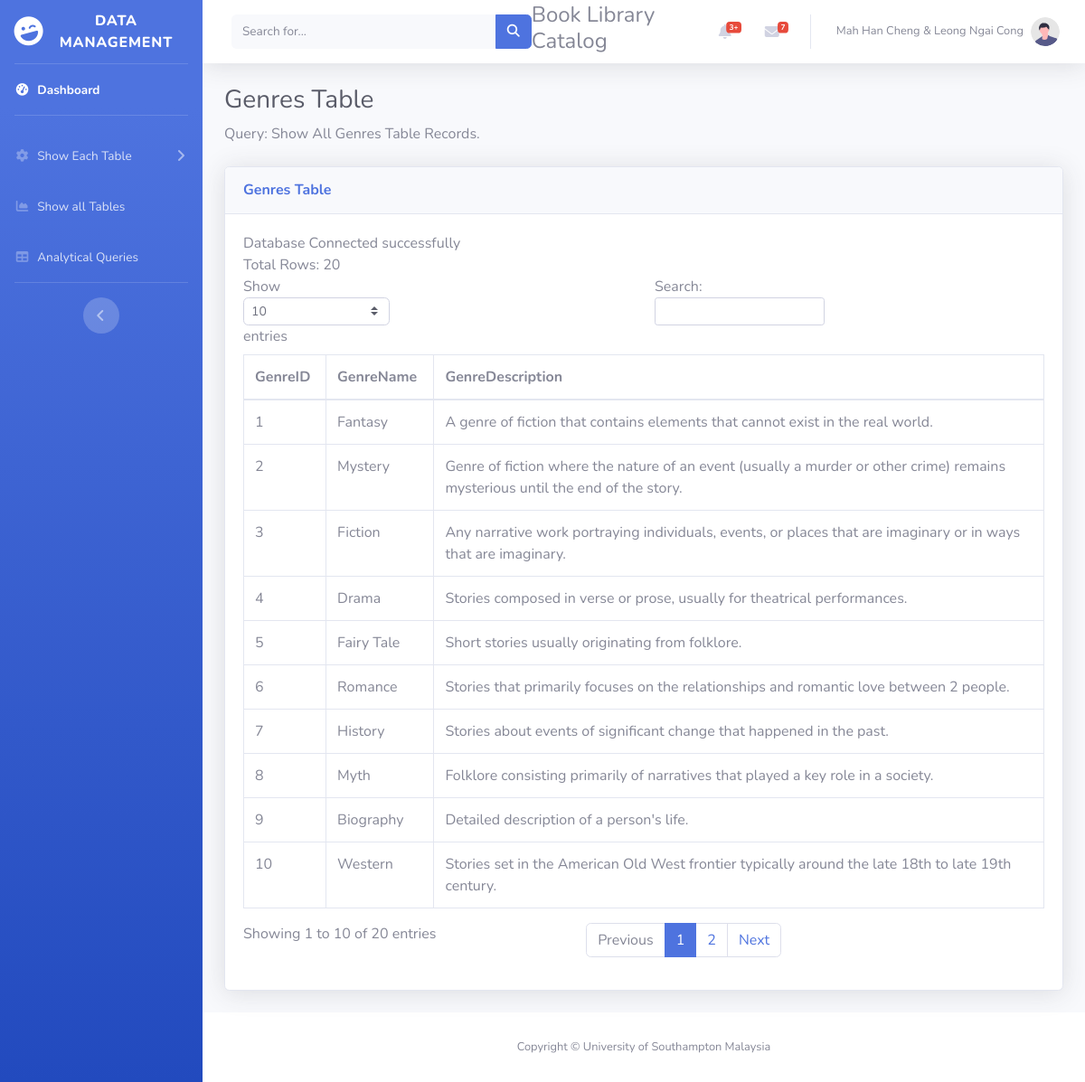
Page /GenreTable.php on the committed database.
### tables this page shows
CREATE TABLE `genre` (
  `GenreID` int(11) PRIMARY KEY AUTO_INCREMENT NOT NULL,
  `GenreName` varchar(255) NOT NULL,
  `GenreDescription` varchar(255) DEFAULT NULL

);

### GenreTable.php (the view, shortened to what this page needs)
<?php
    include 'db_connect.php';
    include 'sideBarMenu.php';
?>
                <div class="container-fluid">
                    <h1 class="h3 mb-2 text-gray-800">Genres Table</h1>
                    <p class="mb-4">Query: Show All Genres Table Records.
                        </p>
                    <div class="card shadow mb-4">
                        <div class="card-header py-3">
                            <h6 class="m-0 font-weight-bold text-primary">Genres Table</h6>
                        </div>
                       <div class="card-body">
                            <div class="table-responsive">
                                <table class="table table-bordered" id="dataTable" width="100%" cellspacing="0">
                                <thead>
                                        <tr>
                                            <th>GenreID</th>
                                            <th>GenreName</th>
                                            <th>GenreDescription</th>
                                        </tr>
                                    </thead>
                                    <tbody>
                                <?php
                                    $conn = mysqli_connect($servername, $username, $password, $dbname);
                                    $sql = "SELECT * FROM genre";
                                    $result = mysqli_query($conn, $sql);
                                    echo "<br> Total Rows: " . mysqli_num_rows($result);
                                    if (mysqli_num_rows($result) > 0) {
                                    while($row = mysqli_fetch_assoc($result)) {
                                        echo "<tr>";
                                                    echo "<td>".$row["GenreID"]  ."</td>";
                                                    echo "<td>".$row["GenreName"]  ."</td>";
                                                    echo "<td>".$row['GenreDescription']. "</td>";
                                                    echo "</tr>";
                                    }
                                    } else {
                                    echo "0 results";
                                    }
                                 ?>
                                    </tbody>
                                </table>
                            </div>
                        </div>
                    </div>
                </div>
<?php
include 'footer.php';
?>

### sideBarMenu.php (shortened to what this page needs)
<!DOCTYPE html>
<html lang="en">
<head>
    <link href="https://cdnjs.cloudflare.com/ajax/libs/font-awesome/6.6.0/css/all.min.css" rel="stylesheet" type="text/css">
    <link href="css/sb-admin-2.min.css" rel="stylesheet">
</head>
<body id="page-top">
    <div id="wrapper">
        <ul class="navbar-nav bg-gradient-primary sidebar sidebar-dark accordion" id="accordionSidebar">
            <a class="sidebar-brand d-flex align-items-center justify-content-center" href="index.php">
                <div class="sidebar-brand-icon rotate-n-15">
                    <i class="fas fa-laugh-wink"></i>
                </div>
                <div class="sidebar-brand-text mx-3">Data Management</div>
            </a>
            <hr class="sidebar-divider my-0">
            <li class="nav-item active">
                <a class="nav-link" href="index.php">
                    <i class="fas fa-fw fa-tachometer-alt"></i>
                    <span>Dashboard</span></a>
            </li>
            <hr class="sidebar-divider">
            <li class="nav-item">
                <a class="nav-link collapsed" href="#" data-toggle="collapse" data-target="#collapseTwo"
                    aria-expanded="true" aria-controls="collapseTwo">
                    <i class="fas fa-fw fa-cog"></i>
                    <span>Show Each Table</span>
                </a>
            </li>
             <li class="nav-item">
                <a class="nav-link" href="showAllTables.php">
                    <i class="fas fa-fw fa-chart-area"></i>
                    <span>Show all Tables</span></a>
            </li>
             <li class="nav-item">
                <a class="nav-link" href="AnalyticalQuery.php">
                    <i class="fas fa-fw fa-table"></i>
                    <span>Analytical Queries </span></a>
            </li>
            <hr class="sidebar-divider d-none d-md-block">
            <div class="text-center d-none d-md-inline">
                <button class="rounded-circle border-0" id="sidebarToggle"></button>
            </div>
        </ul>
        <div id="content-wrapper" class="d-flex flex-column">
            <div id="content">
                <nav class="navbar navbar-expand navbar-light bg-white topbar mb-4 static-top shadow">
                    <form
                        class="d-none d-sm-inline-block form-inline mr-auto ml-md-3 my-2 my-md-0 mw-100 navbar-search">
                        <div class="input-group">
                            <input type="text" class="form-control bg-light border-0 small" placeholder="Search for..."
                                aria-label="Search" aria-describedby="basic-addon2">
                            <div class="input-group-append">
                                <button class="btn btn-primary" type="button">
                                    <i class="fas fa-search fa-sm"></i>
                                </button>
                            </div>
                        </div>
                    </form>
                    <h4>Book Library Catalog</h4>
                    <ul class="navbar-nav ml-auto">
                        <li class="nav-item dropdown no-arrow mx-1">
                            <a class="nav-link dropdown-toggle" href="#" id="alertsDropdown" role="button"
                                data-toggle="dropdown" aria-haspopup="true" aria-expanded="false">
                                <i class="fas fa-bell fa-fw"></i>
                                <span class="badge badge-danger badge-counter">3+</span>
                            </a>
                        </li>
                        <li class="nav-item dropdown no-arrow mx-1">
                            <a class="nav-link dropdown-toggle" href="#" id="messagesDropdown" role="button"
                                data-toggle="dropdown" aria-haspopup="true" aria-expanded="false">
                                <i class="fas fa-envelope fa-fw"></i>
                                <span class="badge badge-danger badge-counter">7</span>
                            </a>
                        </li>
                        <li class="nav-item dropdown no-arrow">
                            <a class="nav-link dropdown-toggle" href="#" id="userDropdown" role="button"
                                data-toggle="dropdown" aria-haspopup="true" aria-expanded="false">
                                <span class="mr-2 d-none d-lg-inline text-gray-600 small">Mah Han Cheng & Leong Ngai Cong</span>
                                <img class="img-profile rounded-circle"
                                    src="img/undraw_profile.svg">
                            </a>
                        </li>
                    </ul>
                </nav>

### footer.php (shortened to what this page needs)
            <footer class="sticky-footer bg-white">
                <div class="container my-auto">
                    <div class="copyright text-center my-auto">
                        <span>Copyright &copy; University of Southampton Malaysia</span>
                    </div>
                </div>
            </footer>
        </div>
    </div>
</body>
</html>

### rows in the picture
genre: GenreID "1", GenreName "Fantasy", GenreDescription "A genre of fiction that contains elements that cannot exist in the real world."
genre: GenreID "2", GenreName "Mystery", GenreDescription "Genre of fiction where the nature of an event (usually a murder or other crime) remains mysterious until the end of the story."
genre: GenreID "3", GenreName "Fiction", GenreDescription "Any narrative work portraying individuals, events, or places that are imaginary or in ways that are imaginary."
genre: GenreID "4", GenreName "Drama", GenreDescription "Stories composed in verse or prose, usually for theatrical performances."
genre: GenreID "5", GenreName "Fairy Tale", GenreDescription "Short stories usually originating from folklore."
genre: GenreID "6", GenreName "Romance", GenreDescription "Stories that primarily focuses on the relationships and romantic love between 2 people."
genre: GenreID "7", GenreName "History", GenreDescription "Stories about events of significant change that happened in the past."
genre: GenreID "8", GenreName "Myth", GenreDescription "Folklore consisting primarily of narratives that played a key role in a society."
genre: GenreID "9", GenreName "Biography", GenreDescription "Detailed description of a person's life."
genre: GenreID "10", GenreName "Western", GenreDescription "Stories set in the American Old West frontier typically around the late 18th to late 19th century."
